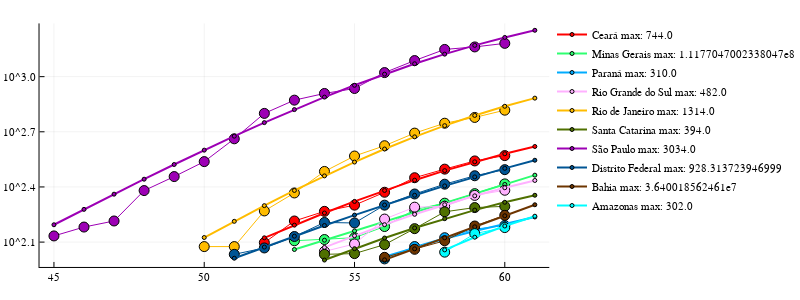

Notebook code cell kept with this figure:
### Code cell
using Logging, NLPModels, NLPModelsIpopt, JSOSolvers

states = unique(data.state)
st_idx = findall([data[data.state .== st,:cases][end] for st in states] .>= 100)
states = states[st_idx]
clrs = distinguishable_colors(length(states) + 1, [RGB(0, 0, 0), RGB(1.0, 0.0, 0.0)])[2:end]

plot(size=(800,300))

for (i,st) in enumerate(states)
    df = data[data.state .== st,:]
    #print(df)
    I = setdiff(unique([findfirst(df.date .== dt) for dt in dates]), [nothing])
    #print(I)
    df = df[I,:]

    idx = findfirst(df.cases .≥ 100)
    y = df.cases[idx:end]
    n = length(y)
    x = 1:n

    h(β, xi) = β[3] / (1 + exp(-β[1] - β[2] * xi))
    lvar = [-Inf; -Inf; y[end] * 2]
    uvar = [ 0.0;  Inf;        Inf]

    res(β) = [y[i] - h(β, x[i]) for i = 1:n]
    nls = ADNLSModel(res, [-1.0; 1.0; y[end] * 3], n, lvar=lvar, uvar=uvar)
    output = with_logger(NullLogger()) do
        #tron(nls)
        ipopt(nls)
    end
    β = output.solution
    
    dates_idx = [findfirst(dates .== d) for d in df.date[idx:end]]

    next = 7
    xnext = (1:n+next)
    
    plot!(dates_idx, y, m=:dot, ms=5, lab="", c=clrs[i])
    
    next = 1
    xnext = (1:n+next)
    append!(dates_idx, dates_idx[end] .+ (1:next))
    hx = [h(β, xi) for xi in xnext]
    plot!(dates_idx, hx, c=clrs[i], lw=2, yaxis=:log, m=:dot, ms=2,
          lab="$st max: $(β[3])")
end
plot!()

### Figure 1 — Plotly figure (JSON) as saved in the notebook; plotly's stock layout.template omitted (floating-point values rounded to 4 significant figures)
{"data": [{"colorbar": {"title": ""}, "legendgroup": "", "line": {"color": "rgba(255, 0, 0, 1.000)", "dash": "solid", "shape": "linear", "width": 1}, "marker": {"color": "rgba(255, 0, 0, 1.000)", "line": {"color": "rgba(0, 0, 0, 1.000)", "width": 1}, "size": 10, "symbol": "circle"}, "mode": "lines+markers", "name": "", "showlegend": false, "type": "scatter", "x": [52, 53, 54, 55, 56, 57, 58, 59, 60], "xaxis": "x1", "y": [125, 164, 185, 200, 235, 282, 314, 348, 372], "yaxis": "y1", "zmax": null, "zmin": null}, {"colorbar": {"title": ""}, "legendgroup": "Ceará max: 744.0", "line": {"color": "rgba(255, 0, 0, 1.000)", "dash": "solid", "shape": "linear", "width": 2}, "marker": {"color": "rgba(255, 0, 0, 1.000)", "line": {"color": "rgba(0, 0, 0, 1.000)", "width": 1}, "size": 4, "symbol": "circle"}, "mode": "lines+markers", "name": "Ceará max: 744.0", "showlegend": true, "type": "scatter", "x": [52, 53, 54, 55, 56, 57, 58, 59, 60, 61], "xaxis": "x1", "y": [132.8, 155.7, 181.3, 209.5, 240.4, 273.4, 308.2, 344.2, 380.7, 417.0], "yaxis": "y1", "zmax": null, "zmin": null}, {"colorbar": {"title": ""}, "legendgroup": "", "line": {"color": "rgba(46, 255, 113, 1.000)", "dash": "solid", "shape": "linear", "width": 1}, "marker": {"color": "rgba(46, 255, 113, 1.000)", "line": {"color": "rgba(0, 0, 0, 1.000)", "width": 1}, "size": 10, "symbol": "circle"}, "mode": "lines+markers", "name": "", "showlegend": false, "type": "scatter", "x": [53, 54, 55, 56, 57, 58, 59, 60], "xaxis": "x1", "y": [128, 130, 133, 153, 189, 205, 231, 261], "yaxis": "y1", "zmax": null, "zmin": null}, {"colorbar": {"title": ""}, "legendgroup": "Minas Gerais max: 1.1177047002338047e8", "line": {"color": "rgba(46, 255, 113, 1.000)", "dash": "solid", "shape": "linear", "width": 2}, "marker": {"color": "rgba(46, 255, 113, 1.000)", "line": {"color": "rgba(0, 0, 0, 1.000)", "width": 1}, "size": 4, "symbol": "circle"}, "mode": "lines+markers", "name": "Minas Gerais max: 1.1177047002338047e8", "showlegend": true, "type": "scatter", "x": [53, 54, 55, 56, 57, 58, 59, 60, 61], "xaxis": "x1", "y": [114.7, 128.9, 144.8, 162.7, 182.8, 205.3, 230.7, 259.2, 291.1], "yaxis": "y1", "zmax": null, "zmin": null}, {"colorbar": {"title": ""}, "legendgroup": "", "line": {"color": "rgba(0, 172, 255, 1.000)", "dash": "solid", "shape": "linear", "width": 1}, "marker": {"color": "rgba(0, 172, 255, 1.000)", "line": {"color": "rgba(0, 0, 0, 1.000)", "width": 1}, "size": 10, "symbol": "circle"}, "mode": "lines+markers", "name": "", "showlegend": false, "type": "scatter", "x": [56, 57, 58, 59, 60], "xaxis": "x1", "y": [102, 119, 133, 148, 155], "yaxis": "y1", "zmax": null, "zmin": null}, {"colorbar": {"title": ""}, "legendgroup": "Paraná max: 310.0", "line": {"color": "rgba(0, 172, 255, 1.000)", "dash": "solid", "shape": "linear", "width": 2}, "marker": {"color": "rgba(0, 172, 255, 1.000)", "line": {"color": "rgba(0, 0, 0, 1.000)", "width": 1}, "size": 4, "symbol": "circle"}, "mode": "lines+markers", "name": "Paraná max: 310.0", "showlegend": true, "type": "scatter", "x": [56, 57, 58, 59, 60, 61], "xaxis": "x1", "y": [105.0, 117.7, 131.1, 144.8, 158.7, 172.5], "yaxis": "y1", "zmax": null, "zmin": null}, {"colorbar": {"title": ""}, "legendgroup": "", "line": {"color": "rgba(255, 177, 255, 1.000)", "dash": "solid", "shape": "linear", "width": 1}, "marker": {"color": "rgba(255, 177, 255, 1.000)", "line": {"color": "rgba(0, 0, 0, 1.000)", "width": 1}, "size": 10, "symbol": "circle"}, "mode": "lines+markers", "name": "", "showlegend": false, "type": "scatter", "x": [54, 55, 56, 57, 58, 59, 60], "xaxis": "x1", "y": [112, 123, 168, 195, 197, 226, 241], "yaxis": "y1", "zmax": null, "zmin": null}, {"colorbar": {"title": ""}, "legendgroup": "Rio Grande do Sul max: 482.0", "line": {"color": "rgba(255, 177, 255, 1.000)", "dash": "solid", "shape": "linear", "width": 2}, "marker": {"color": "rgba(255, 177, 255, 1.000)", "line": {"color": "rgba(0, 0, 0, 1.000)", "width": 1}, "size": 4, "symbol": "circle"}, "mode": "lines+markers", "name": "Rio Grande do Sul max: 482.0", "showlegend": true, "type": "scatter", "x": [54, 55, 56, 57, 58, 59, 60, 61], "xaxis": "x1", "y": [117.8, 136.4, 156.6, 178.3, 201.1, 224.7, 248.7, 272.4], "yaxis": "y1", "zmax": null, "zmin": null}, {"colorbar": {"title": ""}, "legendgroup": "", "line": {"color": "rgba(255, 188, 0, 1.000)", "dash": "solid", "shape": "linear", "width": 1}, "marker": {"color": "rgba(255, 188, 0, 1.000)", "line": {"color": "rgba(0, 0, 0, 1.000)", "width": 1}, "size": 10, "symbol": "circle"}, "mode": "lines+markers", "name": "", "showlegend": false, "type": "scatter", "x": [50, 51, 52, 53, 54, 55, 56, 57, 58, 59, 60], "xaxis": "x1", "y": [119, 119, 186, 233, 305, 370, 421, 493, 558, 600, 657], "yaxis": "y1", "zmax": null, "zmin": null}, {"colorbar": {"title": ""}, "legendgroup": "Rio de Janeiro max: 1314.0", "line": {"color": "rgba(255, 188, 0, 1.000)", "dash": "solid", "shape": "linear", "width": 2}, "marker": {"color": "rgba(255, 188, 0, 1.000)", "line": {"color": "rgba(0, 0, 0, 1.000)", "width": 1}, "size": 4, "symbol": "circle"}, "mode": "lines+markers", "name": "Rio de Janeiro max: 1314.0", "showlegend": true, "type": "scatter", "x": [50, 51, 52, 53, 54, 55, 56, 57, 58, 59, 60, 61], "xaxis": "x1", "y": [133.3, 163.3, 198.8, 240.4, 288.5, 343.1, 404.0, 470.5, 541.3, 615.1, 690.0, 764.0], "yaxis": "y1", "zmax": null, "zmin": null}, {"colorbar": {"title": ""}, "legendgroup": "", "line": {"color": "rgba(79, 112, 0, 1.000)", "dash": "solid", "shape": "linear", "width": 1}, "marker": {"color": "rgba(79, 112, 0, 1.000)", "line": {"color": "rgba(0, 0, 0, 1.000)", "width": 1}, "size": 10, "symbol": "circle"}, "mode": "lines+markers", "name": "", "showlegend": false, "type": "scatter", "x": [54, 55, 56, 57, 58, 59, 60], "xaxis": "x1", "y": [108, 109, 122, 149, 184, 194, 197], "yaxis": "y1", "zmax": null, "zmin": null}, {"colorbar": {"title": ""}, "legendgroup": "Santa Catarina max: 394.0", "line": {"color": "rgba(79, 112, 0, 1.000)", "dash": "solid", "shape": "linear", "width": 2}, "marker": {"color": "rgba(79, 112, 0, 1.000)", "line": {"color": "rgba(0, 0, 0, 1.000)", "width": 1}, "size": 4, "symbol": "circle"}, "mode": "lines+markers", "name": "Santa Catarina max: 394.0", "showlegend": true, "type": "scatter", "x": [54, 55, 56, 57, 58, 59, 60, 61], "xaxis": "x1", "y": [100.5, 115.9, 132.5, 150.3, 168.9, 188.0, 207.2, 226.3], "yaxis": "y1", "zmax": null, "zmin": null}, {"colorbar": {"title": ""}, "legendgroup": "", "line": {"color": "rgba(157, 0, 181, 1.000)", "dash": "solid", "shape": "linear", "width": 1}, "marker": {"color": "rgba(157, 0, 181, 1.000)", "line": {"color": "rgba(0, 0, 0, 1.000)", "width": 1}, "size": 10, "symbol": "circle"}, "mode": "lines+markers", "name": "", "showlegend": false, "type": "scatter", "x": [45, 46, 47, 48, 49, 50, 51, 52, 53, 54, 55, 56, 57, 58, 59, 60], "xaxis": "x1", "y": [136, 152, 164, 240, 286, 345, 459, 631, 745, 810, 862, 1052, 1223, 1406, 1451, 1517], "yaxis": "y1", "zmax": null, "zmin": null}, {"colorbar": {"title": ""}, "legendgroup": "São Paulo max: 3034.0", "line": {"color": "rgba(157, 0, 181, 1.000)", "dash": "solid", "shape": "linear", "width": 2}, "marker": {"color": "rgba(157, 0, 181, 1.000)", "line": {"color": "rgba(0, 0, 0, 1.000)", "width": 1}, "size": 4, "symbol": "circle"}, "mode": "lines+markers", "name": "São Paulo max: 3034.0", "showlegend": true, "type": "scatter", "x": [45, 46, 47, 48, 49, 50, 51, 52, 53, 54, 55, 56, 57, 58, 59, 60, 61], "xaxis": "x1", "y": [156.4, 189.7, 229.5, 276.8, 332.7, 398.3, 474.5, 562.2, 661.9, 773.8, 897.4, 1032.0, 1175.0, 1325.0, 1479.0, 1634.0, 1787.0], "yaxis": "y1", "zmax": null, "zmin": null}, {"colorbar": {"title": ""}, "legendgroup": "", "line": {"color": "rgba(0, 85, 148, 1.000)", "dash": "solid", "shape": "linear", "width": 1}, "marker": {"color": "rgba(0, 85, 148, 1.000)", "line": {"color": "rgba(0, 0, 0, 1.000)", "width": 1}, "size": 10, "symbol": "circle"}, "mode": "lines+markers", "name": "", "showlegend": false, "type": "scatter", "x": [51, 52, 53, 54, 55, 56, 57, 58, 59, 60], "xaxis": "x1", "y": [108, 117, 135, 161, 160, 200, 230, 260, 289, 312], "yaxis": "y1", "zmax": null, "zmin": null}, {"colorbar": {"title": ""}, "legendgroup": "Distrito Federal max: 928.313723946999", "line": {"color": "rgba(0, 85, 148, 1.000)", "dash": "solid", "shape": "linear", "width": 2}, "marker": {"color": "rgba(0, 85, 148, 1.000)", "line": {"color": "rgba(0, 0, 0, 1.000)", "width": 1}, "size": 4, "symbol": "circle"}, "mode": "lines+markers", "name": "Distrito Federal max: 928.313723946999", "showlegend": true, "type": "scatter", "x": [51, 52, 53, 54, 55, 56, 57, 58, 59, 60, 61], "xaxis": "x1", "y": [102.8, 118.3, 135.6, 155.0, 176.6, 200.3, 226.4, 254.6, 284.9, 317.1, 351.0], "yaxis": "y1", "zmax": null, "zmin": null}, {"colorbar": {"title": ""}, "legendgroup": "", "line": {"color": "rgba(109, 53, 0, 1.000)", "dash": "solid", "shape": "linear", "width": 1}, "marker": {"color": "rgba(109, 53, 0, 1.000)", "line": {"color": "rgba(0, 0, 0, 1.000)", "width": 1}, "size": 10, "symbol": "circle"}, "mode": "lines+markers", "name": "", "showlegend": false, "type": "scatter", "x": [56, 57, 58, 59, 60], "xaxis": "x1", "y": [104, 115, 128, 154, 176], "yaxis": "y1", "zmax": null, "zmin": null}, {"colorbar": {"title": ""}, "legendgroup": "Bahia max: 3.640018562461e7", "line": {"color": "rgba(109, 53, 0, 1.000)", "dash": "solid", "shape": "linear", "width": 2}, "marker": {"color": "rgba(109, 53, 0, 1.000)", "line": {"color": "rgba(0, 0, 0, 1.000)", "width": 1}, "size": 4, "symbol": "circle"}, "mode": "lines+markers", "name": "Bahia max: 3.640018562461e7", "showlegend": true, "type": "scatter", "x": [56, 57, 58, 59, 60, 61], "xaxis": "x1", "y": [100.8, 115.7, 132.8, 152.5, 175.0, 200.9], "yaxis": "y1", "zmax": null, "zmin": null}, {"colorbar": {"title": ""}, "legendgroup": "", "line": {"color": "rgba(0, 253, 255, 1.000)", "dash": "solid", "shape": "linear", "width": 1}, "marker": {"color": "rgba(0, 253, 255, 1.000)", "line": {"color": "rgba(0, 0, 0, 1.000)", "width": 1}, "size": 10, "symbol": "circle"}, "mode": "lines+markers", "name": "", "showlegend": false, "type": "scatter", "x": [58, 59, 60], "xaxis": "x1", "y": [111, 140, 151], "yaxis": "y1", "zmax": null, "zmin": null}, {"colorbar": {"title": ""}, "legendgroup": "Amazonas max: 302.0", "line": {"color": "rgba(0, 253, 255, 1.000)", "dash": "solid", "shape": "linear", "width": 2}, "marker": {"color": "rgba(0, 253, 255, 1.000)", "line": {"color": "rgba(0, 0, 0, 1.000)", "width": 1}, "size": 4, "symbol": "circle"}, "mode": "lines+markers", "name": "Amazonas max: 302.0", "showlegend": true, "type": "scatter", "x": [58, 59, 60, 61], "xaxis": "x1", "y": [114.2, 133.8, 154.0, 174.1], "yaxis": "y1", "zmax": null, "zmin": null}], "layout": {"annotations": [], "height": 300, "legend": {"bgcolor": "rgba(255, 255, 255, 1.000)", "bordercolor": "rgba(0, 0, 0, 1.000)", "font": {"color": "rgba(0, 0, 0, 1.000)", "family": "sans-serif", "size": 11}, "tracegroupgap": 0, "x": 1, "y": 1}, "margin": {"b": 20, "l": 0, "r": 0, "t": 20}, "paper_bgcolor": "rgba(255, 255, 255, 1.000)", "plot_bgcolor": "rgba(255, 255, 255, 1.000)", "showlegend": true, "width": 800, "xaxis": {"anchor": "y1", "domain": [0.07159, 0.9951], "gridcolor": "rgba(0, 0, 0, 0.100)", "gridwidth": 0.5, "linecolor": "rgba(0, 0, 0, 1.000)", "mirror": false, "range": [44.52, 61.48], "showgrid": true, "showline": true, "showticklabels": true, "tickangle": 0, "tickcolor": "rgb(0, 0, 0)", "tickfont": {"color": "rgba(0, 0, 0, 1.000)", "family": "sans-serif", "size": 11}, "tickmode": "array", "ticks": "inside", "ticktext": ["45", "50", "55", "60"], "tickvals": [45, 50, 55, 60], "title": "", "titlefont": {"color": "rgba(0, 0, 0, 1.000)", "family": "sans-serif", "size": 15}, "type": "-", "visible": true, "zeroline": false, "zerolinecolor": "rgba(0, 0, 0, 1.000)"}, "yaxis": {"anchor": "x1", "domain": [0.05016, 0.9869], "gridcolor": "rgba(0, 0, 0, 0.100)", "gridwidth": 0.5, "linecolor": "rgba(0, 0, 0, 1.000)", "mirror": false, "range": [1.965, 3.29], "showgrid": true, "showline": true, "showticklabels": true, "tickangle": 0, "tickcolor": "rgb(0, 0, 0)", "tickfont": {"color": "rgba(0, 0, 0, 1.000)", "family": "sans-serif", "size": 11}, "tickmode": "array", "ticks": "inside", "ticktext": ["10^2.1", "10^2.4", "10^2.7", "10^3.0"], "tickvals": [125.9, 251.2, 501.2, 1000], "title": "", "titlefont": {"color": "rgba(0, 0, 0, 1.000)", "family": "sans-serif", "size": 15}, "type": "log", "visible": true, "zeroline": false, "zerolinecolor": "rgba(0, 0, 0, 1.000)"}}}
